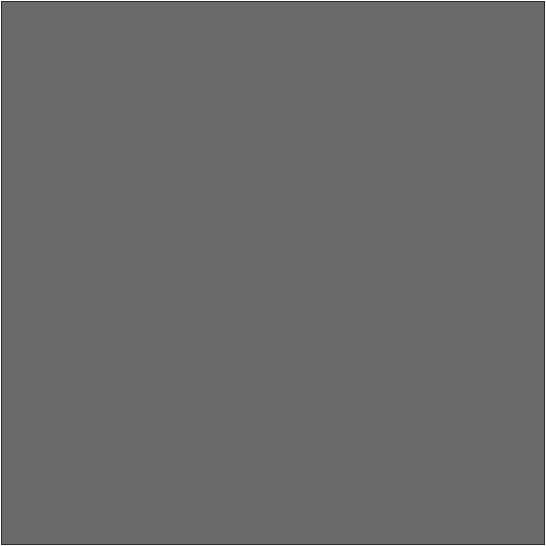
<?xml version="1.0" encoding="UTF-8"?>
<ui version="4.0">
 <class>udg::AutomaticSynchronizationWidgetBase</class>
 <widget class="QFrame" name="udg::AutomaticSynchronizationWidgetBase">
  <property name="geometry">
   <rect>
    <x>0</x>
    <y>0</y>
    <width>546</width>
    <height>546</height>
   </rect>
  </property>
  <property name="sizePolicy">
   <sizepolicy hsizetype="Ignored" vsizetype="Ignored">
    <horstretch>0</horstretch>
    <verstretch>0</verstretch>
   </sizepolicy>
  </property>
  <property name="windowTitle">
   <string>Frame</string>
  </property>
  <property name="styleSheet">
   <string notr="true">background-color: rgba(75, 75, 75, 0);</string>
  </property>
  <property name="frameShape">
   <enum>QFrame::StyledPanel</enum>
  </property>
  <property name="frameShadow">
   <enum>QFrame::Raised</enum>
  </property>
  <layout class="QGridLayout" name="gridLayout">
   <property name="margin">
    <number>0</number>
   </property>
   <property name="spacing">
    <number>0</number>
   </property>
   <item row="0" column="0">
    <widget class="QFrame" name="frame">
     <property name="sizePolicy">
      <sizepolicy hsizetype="Preferred" vsizetype="Preferred">
       <horstretch>0</horstretch>
       <verstretch>0</verstretch>
      </sizepolicy>
     </property>
     <property name="styleSheet">
      <string notr="true">background-color: rgba(0, 0, 0, 150);
background-image:url(&quot;&quot;);</string>
     </property>
     <property name="frameShape">
      <enum>QFrame::StyledPanel</enum>
     </property>
     <property name="frameShadow">
      <enum>QFrame::Raised</enum>
     </property>
     <layout class="QGridLayout" name="gridLayout_2">
      <item row="0" column="1">
       <spacer name="verticalSpacer_2">
        <property name="orientation">
         <enum>Qt::Vertical</enum>
        </property>
        <property name="sizeHint" stdset="0">
         <size>
          <width>20</width>
          <height>123</height>
         </size>
        </property>
       </spacer>
      </item>
      <item row="1" column="0">
       <spacer name="horizontalSpacer">
        <property name="orientation">
         <enum>Qt::Horizontal</enum>
        </property>
        <property name="sizeHint" stdset="0">
         <size>
          <width>151</width>
          <height>20</height>
         </size>
        </property>
       </spacer>
      </item>
      <item row="1" column="1">
       <widget class="QLabel" name="m_icon">
        <property name="enabled">
         <bool>true</bool>
        </property>
        <property name="sizePolicy">
         <sizepolicy hsizetype="Expanding" vsizetype="Expanding">
          <horstretch>0</horstretch>
          <verstretch>0</verstretch>
         </sizepolicy>
        </property>
        <property name="styleSheet">
         <string notr="true">background-color: rgb(255, 255, 255,0);</string>
        </property>
        <property name="text">
         <string/>
        </property>
        <property name="pixmap">
         <pixmap>../../../../../Desktop/plus.png</pixmap>
        </property>
       </widget>
      </item>
      <item row="1" column="2">
       <spacer name="horizontalSpacer_2">
        <property name="orientation">
         <enum>Qt::Horizontal</enum>
        </property>
        <property name="sizeHint" stdset="0">
         <size>
          <width>150</width>
          <height>20</height>
         </size>
        </property>
       </spacer>
      </item>
      <item row="2" column="1">
       <spacer name="verticalSpacer">
        <property name="orientation">
         <enum>Qt::Vertical</enum>
        </property>
        <property name="sizeHint" stdset="0">
         <size>
          <width>20</width>
          <height>122</height>
         </size>
        </property>
       </spacer>
      </item>
     </layout>
    </widget>
   </item>
  </layout>
 </widget>
 <resources/>
 <connections/>
</ui>
